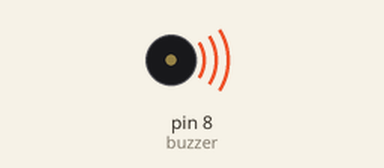
This sketch was run on a simulated Arduino Uno, built with avr-gcc and run on an emulated ATmega328P. Parts: buzzer (waves = sounding).

Above: at 0.1 s.
At 6.2 s:
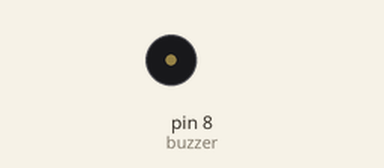
Timing chart, 0 to 7.7 s (numbered marks = the images above):
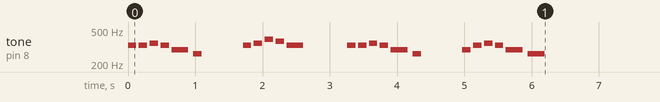

The sketch:

Interstellar.ino
```cpp
/*
====================================================

Hans Zimmer - Interstellar

Gerekli Malzemeler:
| Malzeme          | Adet | Açıklama            |
|------------------|------|---------------------|
| Arduino Uno/Nano | 1    | Mikrodenetleyici    |
| Piezo Buzzer     | 1    | Pasif önerilir      |
| Jumper Kablo     | 2    | Bağlantı için       |
| Breadboard       | 1    | Devre kurmak için   |

🔌 Bağlantılar:
| Buzzer Ucu      | Arduino Pini |
|-----------------|---------------|
| + (Uzun bacak)  | 8             |
| - (Kısa bacak)  | GND           |

====================================================
*/

#define NOTE_C4  262
#define NOTE_D4  294
#define NOTE_E4  330
#define NOTE_F4  349
#define NOTE_FS4 370
#define NOTE_G4  392
#define NOTE_GS4 415
#define NOTE_A4  440
#define NOTE_AS4 466
#define NOTE_B4  494
#define NOTE_C5  523
#define NOTE_D5  587
#define NOTE_E5  659
#define NOTE_F5  698
#define NOTE_FS5 740
#define NOTE_G5  784
#define NOTE_GS5 831
#define REST 0

int buzzer = 8;

// Interstellar - "Stay" giriş melodisi (sadeleştirilmiş)
int melody[] = {
  NOTE_E4, NOTE_E4, NOTE_F4, NOTE_E4, NOTE_D4, NOTE_C4, REST,
  NOTE_E4, NOTE_F4, NOTE_G4, NOTE_FS4, NOTE_E4, REST,
  NOTE_E4, NOTE_E4, NOTE_F4, NOTE_E4, NOTE_D4, NOTE_C4, REST,
  NOTE_D4, NOTE_E4, NOTE_F4, NOTE_E4, NOTE_D4, NOTE_C4
};

// nota süreleri (4 = çeyrek, 8 = sekizlik)
int noteDurations[] = {
  8,8,8,8,4,8,4,
  8,8,8,8,4,4,
  8,8,8,8,4,8,4,
  8,8,8,8,4,4
};

void setup() {
  for (int thisNote = 0; thisNote < 26; thisNote++) {
    int duration = 1000 / noteDurations[thisNote];
    int note = melody[thisNote];
    if (note == REST) {
      delay(duration);
    } else {
      tone(buzzer, note, duration);
    }
    delay(duration * 1.3);
    noTone(buzzer);
  }
}

void loop() {
  // Müzik bir kez çalacak
}
```
